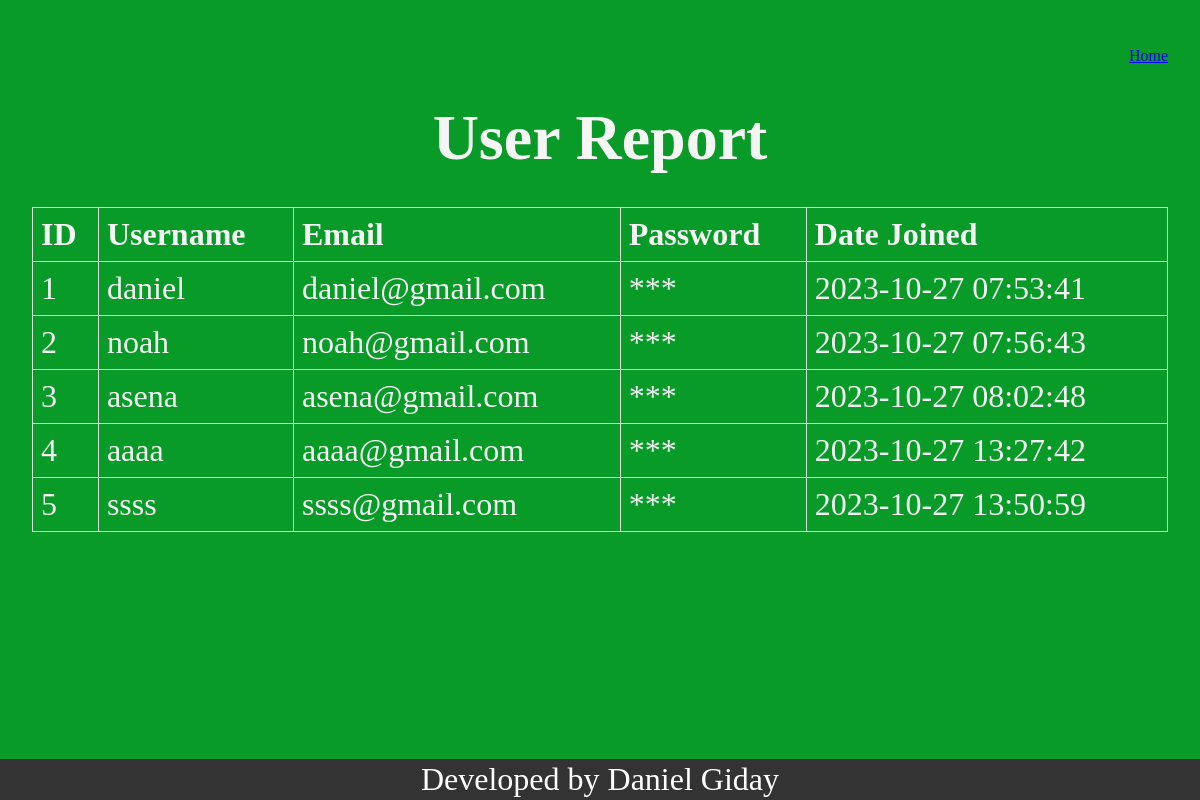
Page /user_report on the earlier database version.
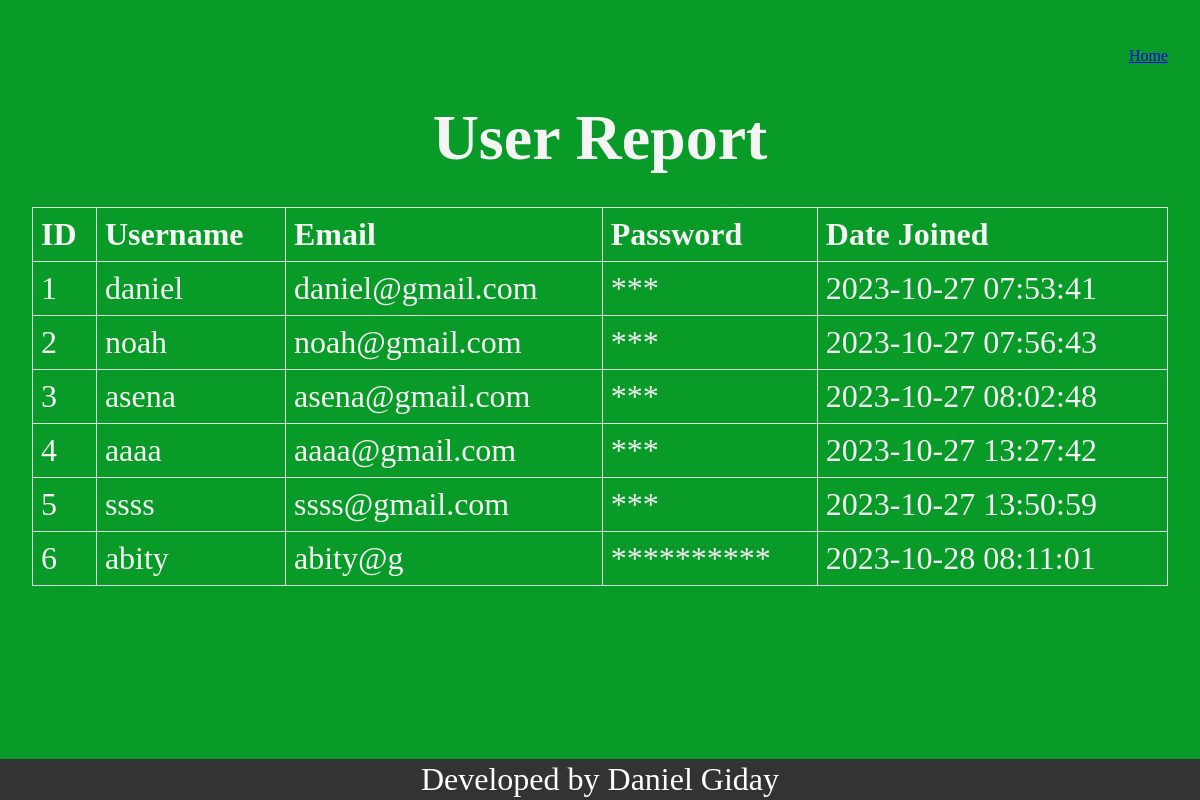
Same page on the later database version.
### server.py (models this page shows)
class User(db.Model):
    id = db.Column(db.Integer, primary_key=True)
    username = db.Column(db.String(80), nullable=False)
    email = db.Column(db.String(120), nullable=False, unique=True)
    password = db.Column(db.String(80), nullable=False)
    date_joined = db.Column(db.DateTime, default=datetime.utcnow)

### server.py (the view)
@app.route('/user_report')
def user_report():
    users = User.query.all()
    return render_template('user_report.html', users=users)

### server.py (called while the page is built)
def obfuscate_password(password):
    return '*' * len(password)

### templates/user_report.html (shortened to what this page needs)
<!DOCTYPE html>
<html lang="en">
<head>
    <link href="{{ url_for('static', filename='styles/style.css') }}" rel="stylesheet" />
</head>
<body>
    <nav class="navbar navbar-expand-lg bg-body-tertiary fixed-top">
        <div class="ml-auto">
            <a class="navbar-brand" href="index">Home</a>
        </div>
    </nav>
    <h1>User Report</h1>
    <table>
        <tr>
            <th>ID</th>
            <th>Username</th>
            <th>Email</th>
            <th>Password</th>
            <th>Date Joined</th>
        </tr>
        {% for user in users %}
        <tr>
            <td>{{ user.id }}</td>
            <td>{{ user.username }}</td>
            <td>{{ user.email }}</td>
            <td>{{ user.password|obfuscate_password }}</td>
            <td>{{ user.date_joined.strftime('%Y-%m-%d %H:%M:%S') }}</td>
        </tr>
        {% endfor %}
    </table>
    <footer>Developed by Daniel Giday</footer>
</body>
</html>

### static/styles/style.css (style rules this page uses)
.navbar { margin-left: auto; }
.navbar a { font-size: 16px; }
* { margin: 0; padding: 0; box-sizing: border-box; }
body { padding: 2rem; background-color: #089b27; color: whitesmoke; min-height: 100vh; display: flex; flex-direction: column; align-items: center; gap: 2rem; font-size: 2rem; }
footer { background-color: #333; color: #fff; text-align: center; padding: 2px; width: 100%; position: absolute; bottom: 0; }
table { border-collapse: collapse; width: 100%; }
th, td { border: 1px solid #dddddd; text-align: left; padding: 8px; }
@media (min-width: 992px) { body { font-size: 18px; background-color: #FFFFFF; } }
@media (min-width: 992px) { .navbar { margin-left: auto; } }
@media (min-width: 992px) { .navbar a { font-size: 16px; } }
@media (min-width: 992px) { * { margin: 0; padding: 0; box-sizing: border-box; } }
@media (min-width: 992px) { body { padding: 2rem; background-color: #089b27; color: whitesmoke; min-height: 100vh; display: flex; flex-direction: column; align-items: center; gap: 2rem; font-size: 2rem; } }
@media (min-width: 992px) { footer { background-color: #333; color: #fff; text-align: center; padding: 2px; width: 100%; position: absolute; bottom: 0; } }
@media (min-width: 992px) { table { border-collapse: collapse; width: 100%; } }
@media (min-width: 992px) { th, td { border: 1px solid #dddddd; text-align: left; padding: 8px; } }

Differences in the rows shown:
added User: id "6", username "abity", email "abity@g", password|obfuscate_password "**********", date_joined "2023-10-28 08:11:01"
